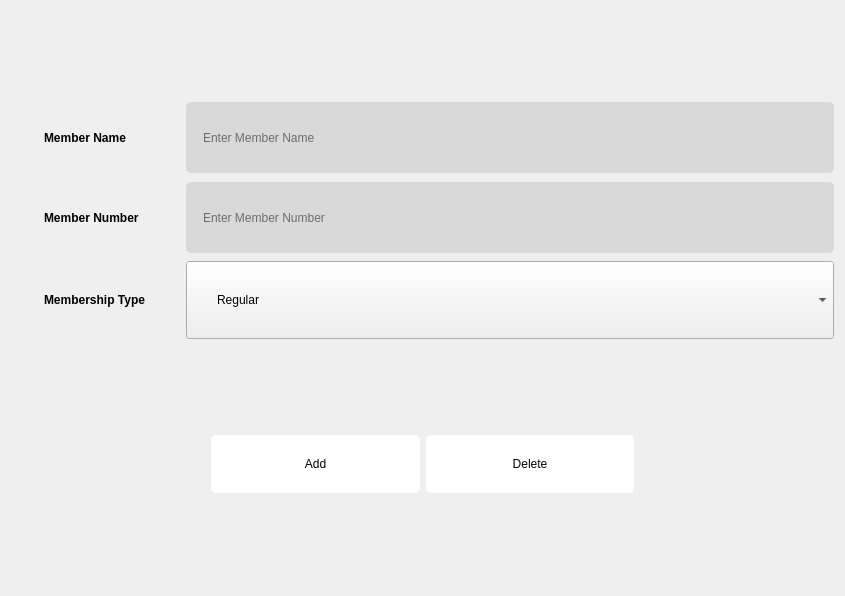
<?xml version="1.0" encoding="UTF-8"?>
<ui version="4.0">
 <class>ManageMembers</class>
 <widget class="QWidget" name="ManageMembers">
  <property name="geometry">
   <rect>
    <x>0</x>
    <y>0</y>
    <width>845</width>
    <height>596</height>
   </rect>
  </property>
  <property name="windowTitle">
   <string>Form</string>
  </property>
  <property name="styleSheet">
   <string notr="true">QWidget {
	padding: 30px;
}

QLineEdit {
	padding: 20px 15px;

	min-width: 83px;
	height: 31px;

	background: #D9D9D9;
	border-radius: 5px;
}

QLabel {
	font-weight: 700;
}

QPushButton {
	padding: 10px 23px;

	width: 138px;
	height: 38px;

	background: #FFFFFF;
	border-radius: 5px;
}</string>
  </property>
  <layout class="QVBoxLayout" name="verticalLayout">
   <item>
    <layout class="QGridLayout" name="gridLayout_2">
     <item row="0" column="0">
      <widget class="QLabel" name="label">
       <property name="text">
        <string>Member Name</string>
       </property>
       <property name="margin">
        <number>10</number>
       </property>
      </widget>
     </item>
     <item row="0" column="1">
      <widget class="QLineEdit" name="lineEdit">
       <property name="placeholderText">
        <string>Enter Member Name</string>
       </property>
      </widget>
     </item>
     <item row="1" column="0">
      <widget class="QLabel" name="label_2">
       <property name="text">
        <string>Member Number</string>
       </property>
       <property name="margin">
        <number>10</number>
       </property>
      </widget>
     </item>
     <item row="2" column="0">
      <widget class="QLabel" name="label_3">
       <property name="text">
        <string>Membership Type</string>
       </property>
       <property name="margin">
        <number>10</number>
       </property>
      </widget>
     </item>
     <item row="1" column="1">
      <widget class="QLineEdit" name="lineEdit_2">
       <property name="placeholderText">
        <string>Enter Member Number</string>
       </property>
      </widget>
     </item>
     <item row="2" column="1">
      <widget class="QComboBox" name="comboBox">
       <item>
        <property name="text">
         <string>Regular</string>
        </property>
       </item>
       <item>
        <property name="text">
         <string>Executive</string>
        </property>
       </item>
      </widget>
     </item>
    </layout>
   </item>
   <item>
    <layout class="QHBoxLayout" name="horizontalLayout_5">
     <property name="leftMargin">
      <number>200</number>
     </property>
     <property name="rightMargin">
      <number>200</number>
     </property>
     <item>
      <widget class="QPushButton" name="pushButton">
       <property name="text">
        <string>Add</string>
       </property>
      </widget>
     </item>
     <item>
      <widget class="QPushButton" name="pushButton_2">
       <property name="text">
        <string>Delete</string>
       </property>
      </widget>
     </item>
    </layout>
   </item>
  </layout>
 </widget>
 <resources/>
 <connections/>
</ui>
